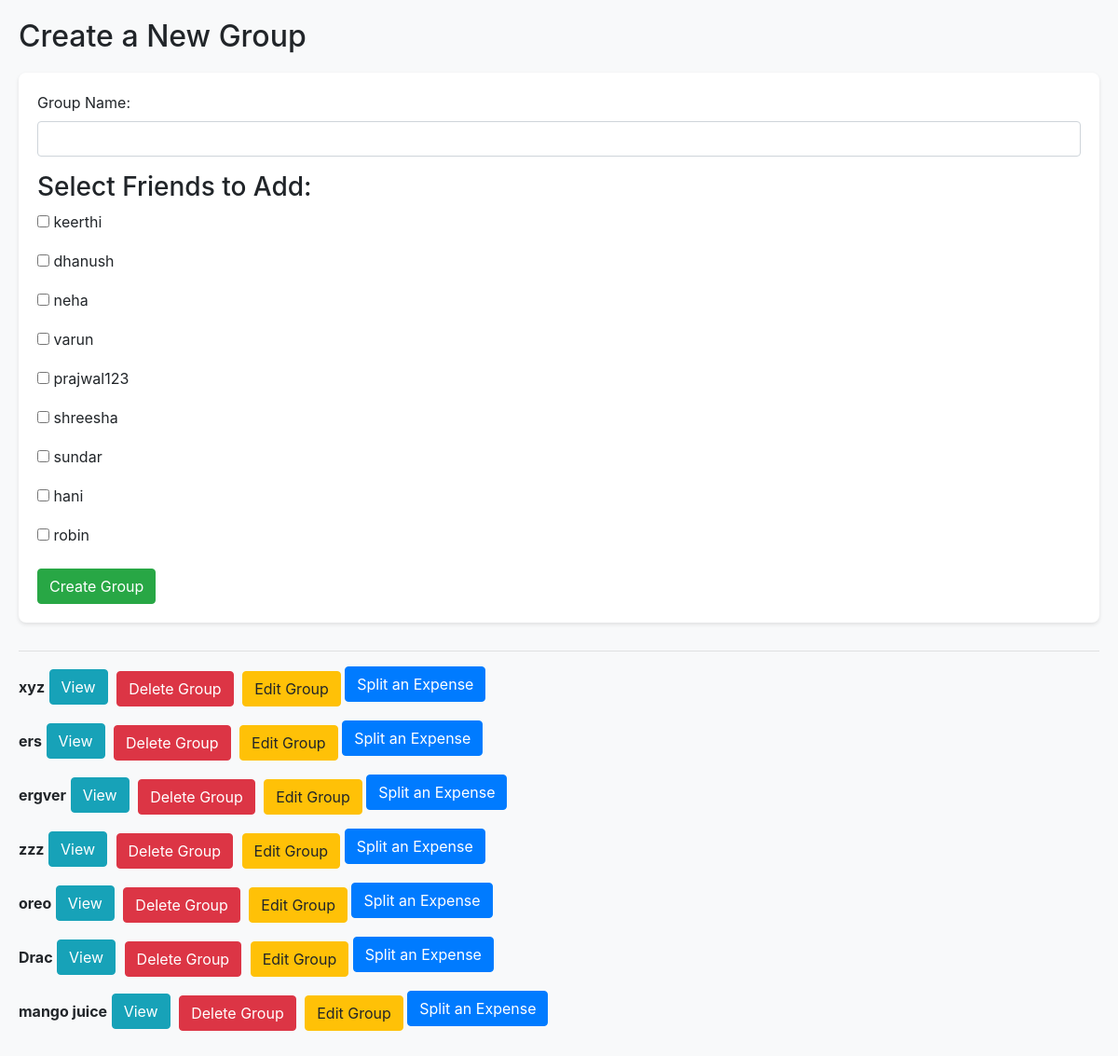
Screenshot of /groups/create/ (signed in) with the database file from the repository.
### expenses/models.py (models this page shows)
class Friendship(models.Model):
    user1 = models.ForeignKey(User, related_name='friends1', on_delete=models.CASCADE)
    user2 = models.ForeignKey(User, related_name='friends2', on_delete=models.CASCADE)

class Group(models.Model):
    name=models.CharField(max_length=60)
    members=models.ManyToManyField(User, related_name="group_members")

### expenses/views.py (the view, shortened to what this page needs)
# urls.py: path('groups/create/', views.create_group, name='create_group'),
@login_required
def create_group(request)   :
    groups = request.user.group_members.all()
    friends = request.user.friends2.all()
    view_group_id = request.GET.get("view_group_id")
    return render(request, 'create_group.html', {'friends': friends, 'groups':groups,'view_group_id':view_group_id})

### templates/create_group.html (shortened to what this page needs)
<!doctype html>
<html lang="en">
<head>
    <link rel="stylesheet" href="https://cdn.jsdelivr.net/npm/bootstrap@4.3.1/dist/css/bootstrap.min.css">
</head>
<body>
    <h2>Create a New Group</h2>
    <form method="post">
        <div class="form-group">
            <label for="id_name">Group Name:</label>
            <input type="text" id="id_name" name="name" class="form-control" required>
        </div>
        <h3>Select Friends to Add:</h3>
        <ul>
            {% for friend in friends %}
                <li>
                    <input type="checkbox" name="friends" value="{{friend.user1.id}}">
                    <label>{{friend.user1}}</label>
                </li>
            {% empty %}
                <li>No friends available.</li>
            {% endfor %}
        </ul>
        <button type="submit" class="btn btn-success">Create Group</button>
    </form>
    <hr>
    <ul>
        {% for group in groups %}
            <li>
                <strong>{{ group.name }}</strong>
                <a href="?view_group_id={{ group.id }}" title="View Group" style="font-size: 25px; text-decoration:none"><button class="btn btn-info">View</button></a>
                <a href="{% url 'delete_group' group.id %}" class="btn btn-danger">Delete Group</a>
                <a href="{% url 'edit_group' group.id %}" class="btn btn-warning">Edit Group</a>
                <a href="{% url 'create_expense' group.id %}" class="btn btn-primary">Split an Expense</a>
            </li>
        {% endfor %}
    </ul>
</body>
</html>

### templates/create_group.html (style rules this page uses)
body { padding: 20px; background-color: #f8f9fa; }
h2 { margin-bottom: 20px; }
form { margin-bottom: 30px; padding: 20px; background-color: #ffffff; border-radius: 8px; box-shadow: 0 2px 4px rgba(0, 0, 0, 0.1); }
.btn-primary { margin-bottom: 10px; }
.btn-info, .btn-danger { margin-right: 5px; }
ul { list-style: none; padding: 0; }
li { margin-bottom: 10px; }
.btn { font-size: 16px; }

### rows the page displays
Friendship: user1 "keerthi"
Friendship: user1 "dhanush"
Friendship: user1 "neha"
Friendship: user1 "varun"
Friendship: user1 "prajwal123"
Friendship: user1 "shreesha"
Friendship: user1 "sundar"
Friendship: user1 "hani"
Friendship: user1 "robin"
Group: name "xyz"
Group: name "ers"
Group: name "ergver"
Group: name "zzz"
Group: name "oreo"
Group: name "Drac"
Group: name "mango juice"
